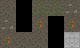

Tiled map render using the project's own tile images. Description and the whole map definition, tile-layer contents included, below:
An orthogonal 5x3 tile map with 16x16 px tiles, 1 tile layer (Floor) and 3 objects (Player, Soul, Exit).

<map version="1.2" tiledversion="1.2.3" orientation="orthogonal" renderorder="right-down" width="5" height="3" tilewidth="16" tileheight="16" infinite="0" nextlayerid="5" nextobjectid="4">
 <tileset firstgid="1" name="Testset" tilewidth="16" tileheight="16" tilecount="11" columns="0">
  <grid orientation="orthogonal" width="1" height="1" />
  <tile id="0">
   <image width="16" height="16" source="../Sprites/Tiles/Exit.png" />
  </tile>
  <tile id="1">
   <image width="16" height="16" source="../Sprites/Tiles/Full Gravestone.png" />
  </tile>
  <tile id="2">
   <image width="16" height="16" source="../Sprites/Tiles/Gravestone.png" />
  </tile>
  <tile id="3">
   <image width="16" height="16" source="../Sprites/Tiles/Ground 1.png" />
  </tile>
  <tile id="4">
   <image width="16" height="16" source="../Sprites/Tiles/Ground 2.png" />
  </tile>
  <tile id="5">
   <image width="16" height="16" source="../Sprites/Tiles/Ground 3.png" />
  </tile>
  <tile id="6">
   <image width="16" height="16" source="../Sprites/Tiles/Ground.png" />
  </tile>
  <tile id="7">
   <image width="16" height="16" source="../Sprites/Tiles/Movable Wall.png" />
  </tile>
  <tile id="8">
   <image width="16" height="16" source="../Sprites/Tiles/Wall.png" />
  </tile>
  <tile id="9">
   <image width="16" height="16" source="../Sprites/Tiles/Player.png" />
  </tile>
  <tile id="10">
   <image width="16" height="16" source="../Sprites/Tiles/Soul.png" />
  </tile>
 </tileset>
 <layer id="4" name="Floor" width="5" height="3">
  <data encoding="csv">
7,0,5,5,4,
4,0,6,0,6,
6,7,7,0,1
</data>
 </layer>
 <objectgroup id="2" name="Spawns">
  <object id="1" type="Player" gid="10" x="0" y="16" width="16" height="16" />
  <object id="3" type="Soul" gid="11" x="0" y="32" width="16" height="16" />
 </objectgroup>
 <objectgroup id="3" name="Markers">
  <object id="2" type="Exit" x="64" y="32">
   <point />
  </object>
 </objectgroup>
</map>
